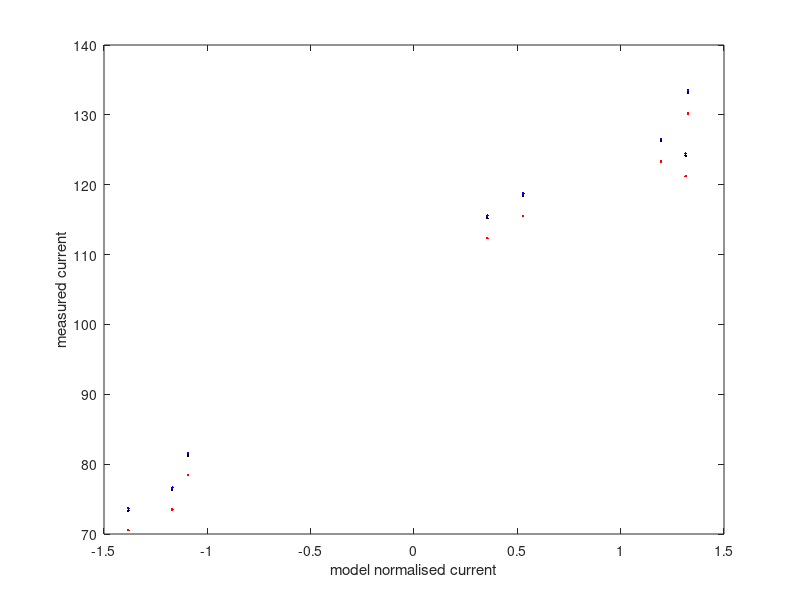

Reproduce this figure in MATLAB.
clear all; close all; clc
model = [-1.1696932315826416, -1.3823466300964355, 1.3141262531280518, 1.3259615898132324, ...
    0.52825927734375, -1.0929518938064575, 1.1953353881835938, 0.35502147674560547];
seq3 = [73.51, 70.55, 121.22, 130.21, 115.48, 78.43, 123.31, 112.33]; % first 9 bases 

seq4 = [76.63, 73.67, 124.48, 133.50, 118.73, 81.57, 126.57, 115.57];

seq6 = [76.31, 73.35, 124.13, 133.14, 118.38, 81.25, 126.22, 115.22];

plot(model, seq3, 'r.')
hold on 
plot(model, seq4, 'b.')
plot(model, seq6, 'k.')
xlabel('model normalised current')
ylabel('measured current')

m1 = (seq4(4)-seq4(1)) / (seq3(4)-seq3(1));
c1 = seq4(4) - m1*seq3(4);

seq4 - m1*seq3-c1
